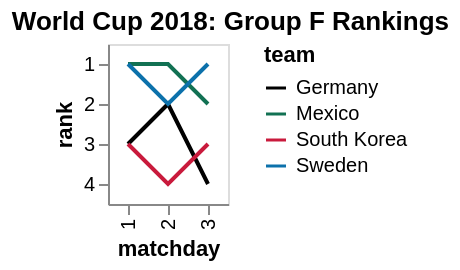

Specify this chart in Vega-Lite:
### Vega specification from a JSON file in a GitHub repository (floating-point values rounded to 4 significant figures)
{"$schema": "https://vega.github.io/schema/vega/v5.json", "background": "white", "padding": 5, "title": {"text": "World Cup 2018: Group F Rankings", "frame": "bounds"}, "style": "cell", "data": [{"name": "source_0", "values": [{"team": "Germany", "matchday": 1, "point": 0, "diff": -1}, {"team": "Mexico", "matchday": 1, "point": 3, "diff": 1}, {"team": "South Korea", "matchday": 1, "point": 0, "diff": -1}, {"team": "Sweden", "matchday": 1, "point": 3, "diff": 1}, {"team": "Germany", "matchday": 2, "point": 3, "diff": 0}, {"team": "Mexico", "matchday": 2, "point": 6, "diff": 2}, {"team": "South Korea", "matchday": 2, "point": 0, "diff": -2}, {"team": "Sweden", "matchday": 2, "point": 3, "diff": 0}, {"team": "Germany", "matchday": 3, "point": 3, "diff": -2}, {"team": "Mexico", "matchday": 3, "point": 6, "diff": -1}, {"team": "South Korea", "matchday": 3, "point": 3, "diff": 0}, {"team": "Sweden", "matchday": 3, "point": 6, "diff": 3}]}, {"name": "data_0", "source": "source_0", "transform": [{"type": "window", "params": [null], "as": ["rank"], "ops": ["rank"], "fields": [null], "sort": {"field": ["point", "diff"], "order": ["descending", "descending"]}, "groupby": ["matchday"]}]}], "signals": [{"name": "x_step", "value": 20}, {"name": "width", "update": "bandspace(domain('x').length, 1, 0.5) * x_step"}, {"name": "y_step", "value": 20}, {"name": "height", "update": "bandspace(domain('y').length, 1, 0.5) * y_step"}], "marks": [{"name": "pathgroup", "type": "group", "from": {"facet": {"name": "faceted_path_main", "data": "data_0", "groupby": ["team"]}}, "encode": {"update": {"width": {"field": {"group": "width"}}, "height": {"field": {"group": "height"}}}}, "marks": [{"name": "marks", "type": "line", "style": ["line"], "sort": {"field": "datum[\"matchday\"]"}, "from": {"data": "faceted_path_main"}, "encode": {"update": {"stroke": {"scale": "color", "field": "team"}, "x": {"scale": "x", "field": "matchday"}, "y": {"scale": "y", "field": "rank"}}}}]}], "scales": [{"name": "x", "type": "point", "domain": {"data": "data_0", "field": "matchday", "sort": true}, "range": {"step": {"signal": "x_step"}}, "padding": 0.5}, {"name": "y", "type": "point", "domain": {"data": "data_0", "field": "rank", "sort": true}, "range": {"step": {"signal": "y_step"}}, "padding": 0.5}, {"name": "color", "type": "ordinal", "domain": ["Germany", "Mexico", "South Korea", "Sweden"], "range": ["black", "#127153", "#C91A3C", "#0C71AB"]}], "axes": [{"scale": "x", "orient": "bottom", "grid": false, "title": "matchday", "labelAlign": "right", "labelAngle": 270, "labelBaseline": "middle", "labelOverlap": true, "zindex": 0}, {"scale": "y", "orient": "left", "grid": false, "title": "rank", "labelOverlap": true, "zindex": 0}], "legends": [{"stroke": "color", "gradientLength": {"signal": "clamp(height, 64, 200)"}, "symbolType": "stroke", "title": "team"}], "config": {"background": "white"}}
